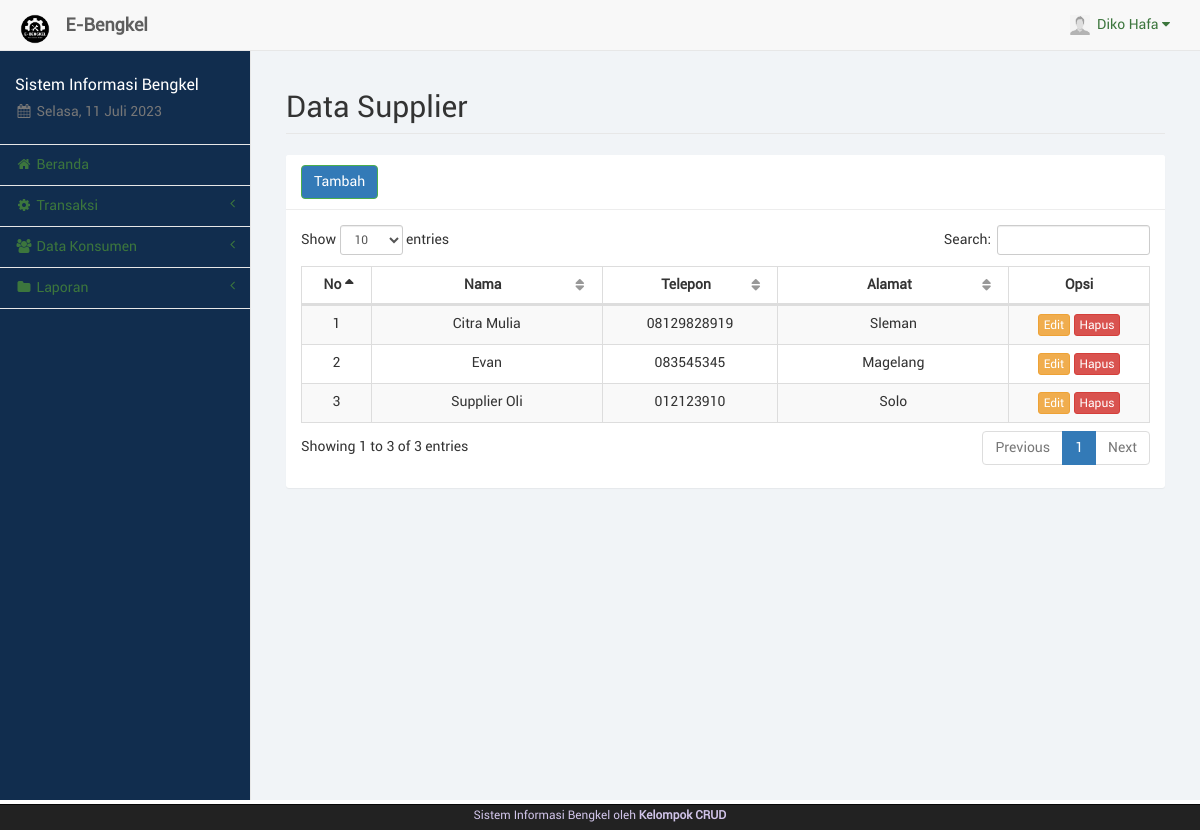
The page /kasir/supplier.php (signed in) on the database its author committed.
### tables this page shows
CREATE TABLE `kasir` (
  `id_kasir` int(11) NOT NULL,
  `nama_kasir` varchar(50) NOT NULL,
  `telp_kasir` varchar(20) NOT NULL,
  `user_kasir` varchar(50) NOT NULL,
  `pass_kasir` varchar(100) NOT NULL,
  `foto_kasir` text NOT NULL,
  `id_adm` int(11) NOT NULL
);

CREATE TABLE `supplier` (
  `id_spl` int(11) NOT NULL,
  `nama_spl` varchar(50) NOT NULL,
  `telp_spl` varchar(20) NOT NULL,
  `alamat_spl` text NOT NULL
);

### kasir/sess_check.php (called while the page is built, shortened)
<?php
	$chk_sess = $_SESSION['kasir'];
	include("dist/config/koneksi.php");
	$sql_sess = "SELECT * FROM kasir WHERE id_kasir='". $chk_sess ."'";
	$ress_sess = mysqli_query($conn, $sql_sess);
	$row_sess = mysqli_fetch_array($ress_sess);
	$sess_kasirname = $row_sess['nama_kasir'];
	$sess_kasirfoto = $row_sess['foto_kasir'];
?>

### kasir/supplier.php (the view, shortened to what this page needs)
<?php
	include("sess_check.php");
	$pagedesc = "Data Supplier";
	include("layout_top.php");
?>
		<div id="page-wrapper">
            <div class="container-fluid">
                <div class="row">
                    <div class="col-lg-12">
                        <h1 class="page-header">Data Supplier</h1>
                    </div>
                </div>
				<div class="row">
					<div class="col-lg-12"><?php include("layout_alert.php"); ?></div>
				</div>
				<div class="row">
					<div class="col-lg-12">
						<div class="panel panel-default">
							<div class="panel-heading">
								<a href="supplier_tambah.php" class="btn btn-success">Tambah</a>
							</div>
							<div class="panel-body">
								<table class="table table-striped table-bordered table-hover" id="tabel-data">
									<thead>
										<tr>
											<th width="1%">No</th>
											<th width="10%">Nama</th>
											<th width="5%">Telepon</th>
											<th width="10%">Alamat</th>
											<th width="5%">Opsi</th>
										</tr>
									</thead>
									<tbody>
										<?php
											$i = 1;
											$sql = "SELECT * FROM supplier ORDER BY nama_spl ASC";
											$ress = mysqli_query($conn, $sql);
											while($data = mysqli_fetch_array($ress)) {
												echo '<tr>';
												echo '<td class="text-center">'. $i .'</td>';
												echo '<td class="text-center">'. $data['nama_spl'] .'</td>';
												echo '<td class="text-center">'. $data['telp_spl'] .'</td>';
												echo '<td class="text-center">'. $data['alamat_spl'] .'</td>';
												echo '<td class="text-center">
													  <a href="supplier_edit.php?spl='. $data['id_spl'] .'" class="btn btn-warning btn-xs">Edit</a>';?>
													  <a href="supplier_hapus.php?spl=<?php echo $data['id_spl'];?>" onclick="return confirm('Apakah anda yakin akan menghapus <?php echo $data['nama_spl'];?>?');" class="btn btn-danger btn-xs">Hapus</a></td>
												<?php
												echo '</tr>';
												$i++;
											}
										?>
									</tbody>
								</table>
							</div>
						</div>
					</div>
				</div>
            </div>
        </div>
<?php
	include("layout_bottom.php");
?>

### kasir/layout_top.php (shortened to what this page needs)
<?php
	$haries = array("Sunday" => "Minggu", "Monday" => "Senin", "Tuesday" => "Selasa", "Wednesday" => "Rabu", "Thursday" => "Kamis", "Friday" => "Jum'at", "Saturday" => "Sabtu");
	$bulans = array("", "Januari", "Februari", "Maret", "April", "Mei", "Juni", "Juli", "Agustus", "September", "Oktober", "November", "Desember");
	$hari_ini = $haries[date("l")];
	$bulan_ini = $bulans[date("n")];
	$tanggal = date("d");
	$tahun = date("Y");
?>
<!DOCTYPE html>
<html lang="en">
<head>
	<link rel="stylesheet" href="p.css">
	<link href="libs/bootstrap/dist/css/bootstrap.min.css" rel="stylesheet">
	<link href="libs/metisMenu/dist/metisMenu.min.css" rel="stylesheet">
    <link href="libs/datatables-plugins/integration/bootstrap/3/dataTables.bootstrap.css" rel="stylesheet">
    <link href="libs/datatables-responsive/css/dataTables.responsive.css" rel="stylesheet">
	<link href="dist/css/sb-admin-2.css" rel="stylesheet">
	<link href="dist/css/offline-font.css" rel="stylesheet">
	<link href="dist/css/custom.css" rel="stylesheet">
	<link href="libs/font-awesome/css/font-awesome.min.css" rel="stylesheet" type="text/css">
</head>
<body>
    <div id="wrapper" style="background-color: rgba(17, 45, 78, 1);">
        <nav class="navbar navbar-default navbar-static-top" role="navigation" style="margin-bottom: 0">
            <div class="navbar-header">
				<a class="navbar-brand hidden-xs" href="index.php">
					<img src="img/logo.png" alt="brand" width="40" class="float-left image-brand">
					<div class="float-right">&nbsp;<strong>E-Bengkel</strong></div>
				</a>
			</div>
            <ul class="nav navbar-top-links navbar-right">
				<li class="dropdown dropdown-right">
					<a class="dropdown-toggle" data-toggle="dropdown" href="#">
						<img src="../img/<?php echo $sess_kasirfoto;?>" width="20px" height="20px" padding="0px">&nbsp;&nbsp;<?php echo ucfirst($sess_kasirname); ?>&nbsp;<i class="fa fa-caret-down"></i>
					</a>
				</li>
			</ul>
            <div class="navbar-default sidebar" role="navigation" style="background-color: rgba(17, 45, 78, 1);">
                <div class="sidebar-nav navbar-collapse">
                    <ul class="nav" id="side-menu">
                        <li class="sidebar-search">
							<h4 style="color: white;">Sistem Informasi Bengkel</h4>
							<h5 class="text-muted"><i class="fa fa-calendar fa-fw"></i>&nbsp;<?php echo $hari_ini.", ".$tanggal." ".$bulan_ini." ".$tahun ?></h5>
						</li>
						<?php
							if($pagedesc == "Beranda") {
								echo '<li><a href="index.php" class="active"><i class="fa fa-home fa-fw"></i>&nbsp;Beranda</a></li>';
							}
							else {
								echo '<li><a href="index.php"><i class="fa fa-home fa-fw"></i>&nbsp;Beranda</a></li>';
							}
							if(isset($menuparent) && $menuparent == "transaksi") {
								echo '<li class="active">';
							}
							else {
								echo '<li>';
							}
						?>
							<a href="#"><i class="fa fa-gear fa-fw"></i>&nbsp;Transaksi<span class="fa arrow"></span></a>
						</li>
						<?php
							if(isset($menuparent) && $menuparent == "konsumen") {
								echo '<li class="active">';
							}
							else {
								echo '<li>';
							}
						?>
							<a href="#"><i class="fa fa-group fa-fw"></i>&nbsp;Data Konsumen<span class="fa arrow"></span></a>
						<?php
							if(isset($menuparent) && $menuparent == "laporan") {
								echo '<li class="active">';
							}
							else {
								echo '<li>';
							}
						?>
							<a href="#"><i class="fa fa-folder fa-fw"></i>&nbsp;Laporan<span class="fa arrow"></span></a>
						</li>
	                </ul>
                </div>
            </div>
        </nav>

### rows shown on the page
kasir: foto_kasir (picture), nama_kasir "Diko Hafa"
supplier: nama_spl "Citra Mulia", telp_spl "08129828919", alamat_spl "Sleman"
supplier: nama_spl "Evan", telp_spl "083545345", alamat_spl "Magelang"
supplier: nama_spl "Supplier Oli", telp_spl "012123910", alamat_spl "Solo"
